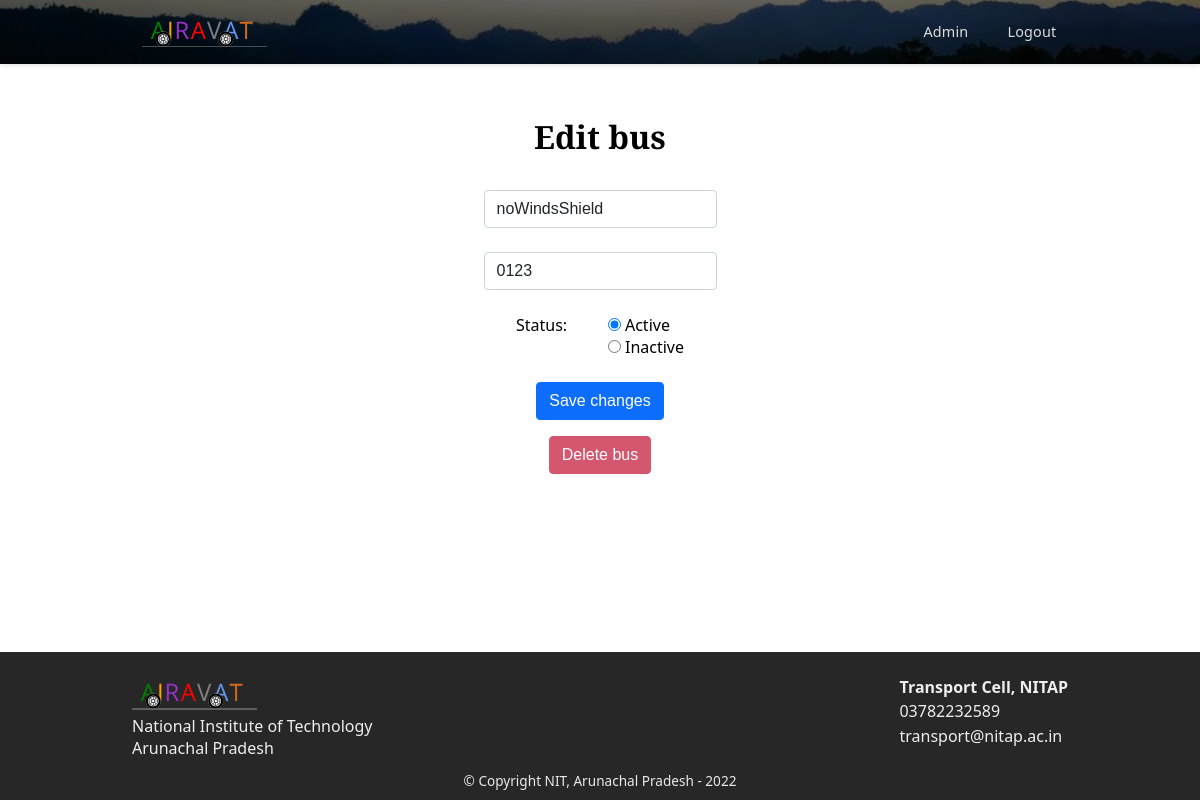
/update_bus?id=5 (signed in), run on an earlier commit of the app's database.
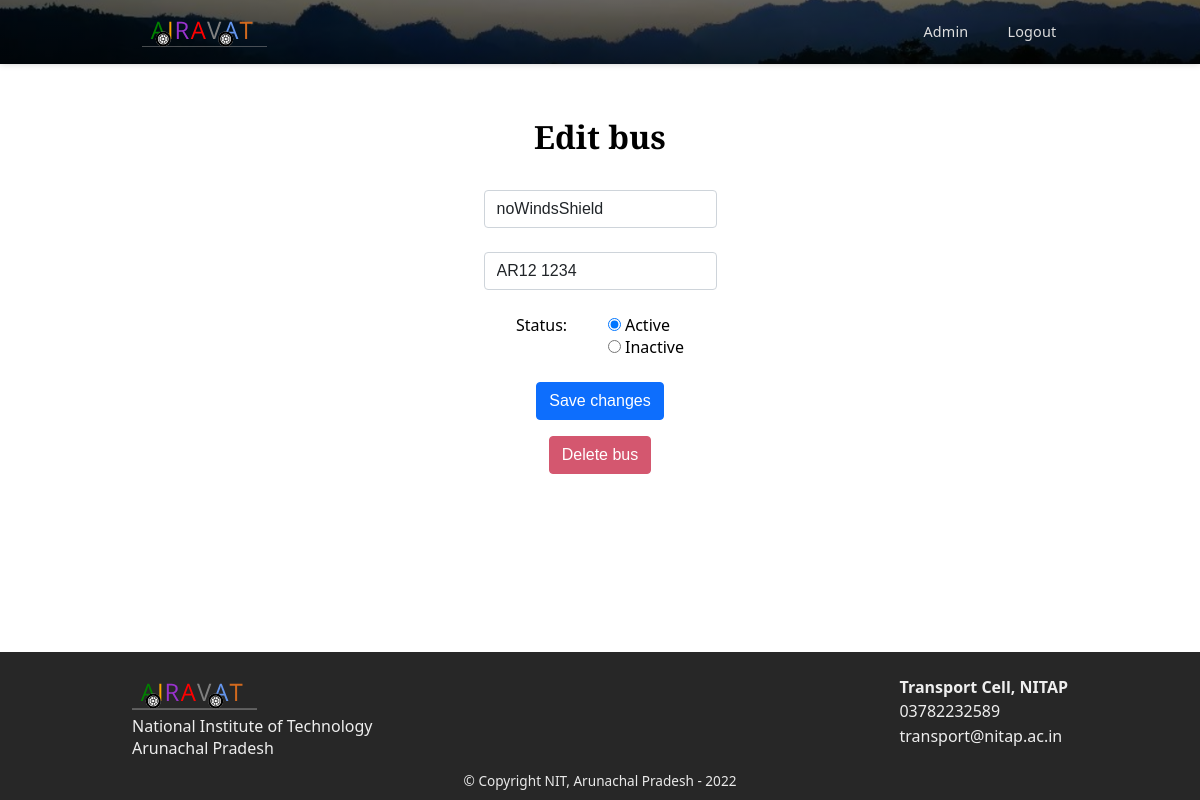
And on a later commit of the database.
### tables this page shows
CREATE TABLE bus (
    id INTEGER,
    name TEXT DEFAULT "Bus" NOT NULL,
    license_plate TEXT NOT NULL,
    status INTEGER DEFAULT 1 NOT NULL,
    lng REAL,
    lat REAL,
    in_campus_location TEXT,
    PRIMARY KEY(id)   
);

### app.py (the view, shortened to what this page needs)
@app.route("/update_bus", methods=["GET", "POST"])
@login_required
def update_bus():
    if (request.method == "GET"):
        id = request.args.get('id')
        bus = db.execute("SELECT * FROM bus WHERE id IS ?", id)[0]
        return render_template("editbus.html", bus=bus)

### app.py (called while the page is built)
@app.after_request
def after_request(response):
    response.headers["Cache-Control"] = "no-cache, no-store, must-revalidate"
    response.headers["Expires"] = 0
    response.headers["Pragma"] = "no-cache"
    return response

### helpers.py (called while the page is built)
def login_required(f):
    @wraps(f)
    def decorated_function(*args, **kwargs):
        if session.get("user_id") is None:
            return redirect("/login")
        return f(*args, **kwargs)
    return decorated_function

### templates/editbus.html (shortened to what this page needs)
{% extends "layout.html" %}
{% block main %}
<div class="container section tab-view active-view">
    <h1 class="page-heading">Edit bus</h2>
        <form class="bus-form" action="/update_bus" method="post">
            <div class="form-inp">
                <input autocomplete="off" autofocus class="form-control" id="busname" name="busname"
                    value="{{ bus.name }}" placeholder="Bus name" type="text">
            </div>
            <div class="form-inp">
                <input autocomplete="off" autofocus class="form-control" id="license" name="license"
                    value="{{ bus.license_plate }}" placeholder="License Plate" type="text" required>
            </div>
            <div class="form-inp radios">
                <div class="label">Status: </div>
                <div>
                {% if bus.status == 0 %}
                <input type="radio" id="statusActive" name="status" value="active">
                <label for="active">Active</label><br>
                <input type="radio" id="statusInactive" name="status" value="inactive" checked>
                <label for="inactive">Inactive</label><br>
                {% else %}
                <input type="radio" id="statusActive" name="status" value="active" checked>
                <label for="active">Active</label><br>
                <input type="radio" id="statusInactive" name="status" value="inactive">
                <label for="inactive">Inactive</label><br>
                {% endif %}
                </div>
            </div>
            <button class="btn form-submit" type="submit">Save changes</button>
        </form>
        <form class="bus-form" action="/remove" method="post">
            <button class="btn delete" type="submit">Delete bus</button>
        </form>
</div>
{% endblock %}

What changed in the data, as far as the page shows it:
changed bus "noWindsShield": license "0123" → "AR12 1234"
